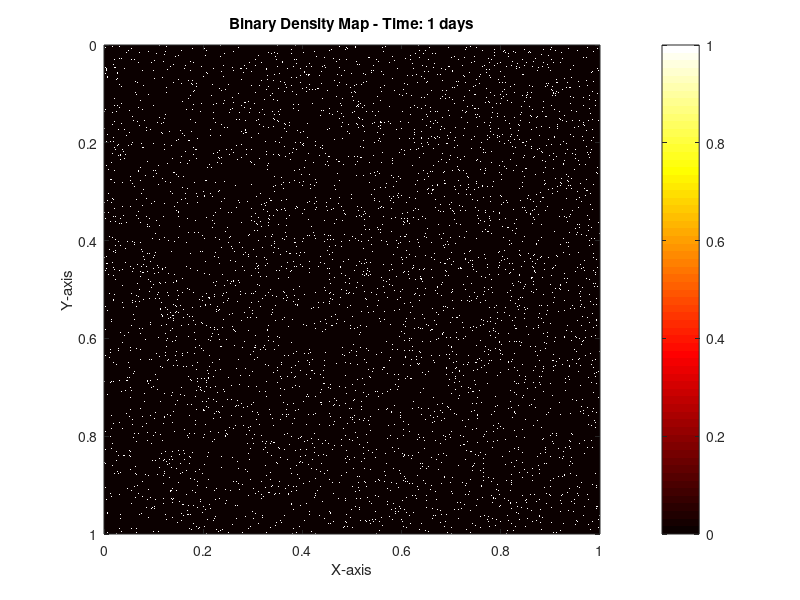
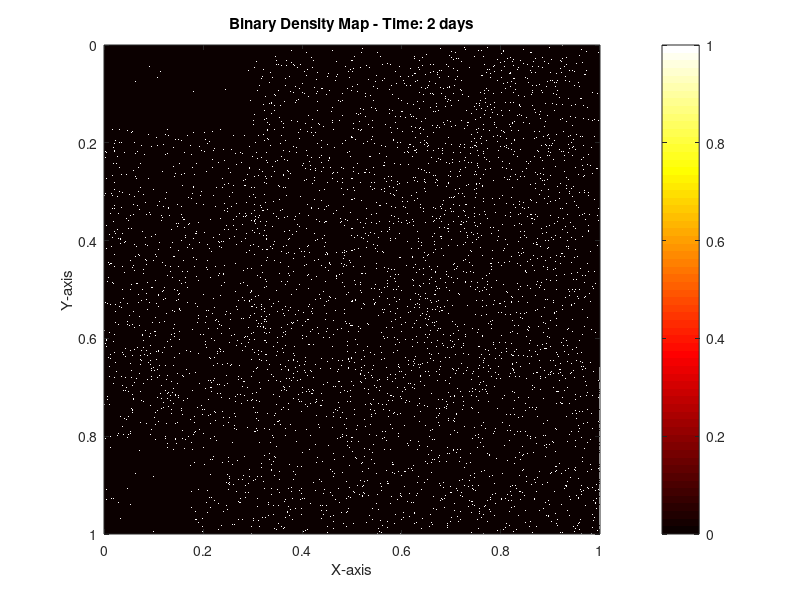
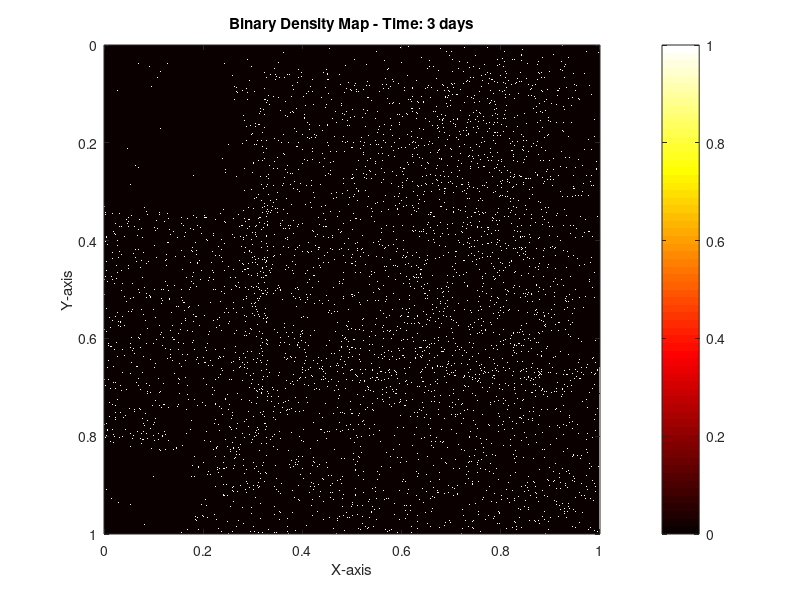
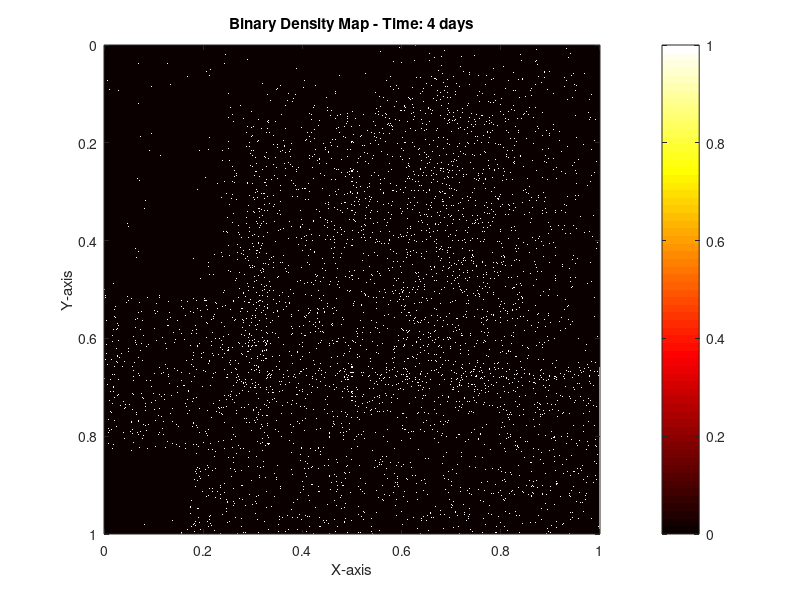

These figures' MATLAB source, in order:
function totalDensityMap = DensityScript
% Parameters
gridSize = 786; % Size of the grid
numPoints = 10000; % Number of random data points
speed_mph = 5.6; % Movement speed in miles per hour
bottomRightSpeed_mph = 4; % Movement speed in the bottom right quarter
simulationTimeDays = 10; % Simulation time in days

% Conversion factor: 24 hours in a day
hoursInDay = 24;

% Convert speeds to units/day
speed = speed_mph / gridSize * hoursInDay;
bottomRightSpeed = bottomRightSpeed_mph / gridSize * hoursInDay;

% Generate random data points
dataPoints = rand(numPoints, 2);

% Create a 2D grid
x = linspace(0, 1, gridSize);
y = linspace(0, 1, gridSize);
[X, Y] = meshgrid(x, y);
d = meshgrid(x, y);
% Initialize density map outside the simulation loop
totalDensityMap = zeros(gridSize);

% Simulation loop
for t = 1:simulationTimeDays
    % Update density map based on existing data points
    densityMap = zeros(gridSize);
    
    for i = 1:size(dataPoints, 1)
        xIndex = find(abs(x - dataPoints(i, 1)) == min(abs(x - dataPoints(i, 1))));
        yIndex = find(abs(y - dataPoints(i, 2)) == min(abs(y - dataPoints(i, 2))));
        
        densityMap(yIndex, xIndex) = densityMap(yIndex, xIndex) + 1;

        % Update movement rules for existing points (unchanged)

        % Move points in the top third to the right
        if dataPoints(i, 2) >= 0.66 && dataPoints(i, 1) < 1
            dataPoints(i, 1) = min(dataPoints(i, 1) + speed, 1);
        end

        % Move points in the left half upwards and stop when y=1
        if dataPoints(i, 1) < 0.33 && dataPoints(i, 2) < 1
            dataPoints(i, 2) = min(dataPoints(i, 2) + speed, 1);
        end
        
        % Move points where y < 0.5 and x > 0.5 gradually over time
        if dataPoints(i, 2) < 0.66 && dataPoints(i, 1) >= 0.33
            % Move to the left
            dataPoints(i, 1) = max(dataPoints(i, 1) - rand() * (3*speed) * t / simulationTimeDays, 0);
            
            % Move upwards at a random speed less than 5.6
            dataPoints(i, 2) = min(dataPoints(i, 2) + rand() * (2*speed) * t / simulationTimeDays, 1);
        end
    end

    % Update density map based on new data points
    newPointsCount = 500;
    newPointsX = 0.6 + rand(newPointsCount, 1) * 0.4; % x >= 0.75
    newPointsY = rand(newPointsCount, 1) * 0.66;         % y < 0.66

    for i = 1:size(newPointsX, 1)
        xIndex = find(abs(x - newPointsX(i)) == min(abs(x - newPointsX(i))));
        yIndex = find(abs(y - newPointsY(i)) == min(abs(y - newPointsY(i))));
        
        densityMap(yIndex, xIndex) = densityMap(yIndex, xIndex) + 1;
    end

    % Update density map based on thrown garbage
    newPointsCount1 = 25;
    newPoints1X = 0.0 + rand(newPointsCount1, 1) * 0.1; % x >= 0.75
    newPoints1Y = rand(newPointsCount1, 1) ;         % y < 0.66

    for i = 1:size(newPoints1X, 1)
        xIndex = find(abs(x - newPoints1X(i)) == min(abs(x - newPoints1X(i))));
        yIndex = find(abs(y - newPoints1Y(i)) == min(abs(y - newPoints1Y(i))));
        
        densityMap(yIndex, xIndex) = densityMap(yIndex, xIndex) + 1;
    end
    % Update density map based on thrown garbage
    newPoints2X = rand(newPointsCount1, 1) ; % x >= 0.75
    newPoints2Y = 0.9+ rand(newPointsCount1, 1) *0.1 ;         % y < 0.66

    for i = 1:size(newPoints2X, 1)
        xIndex = find(abs(x - newPoints2X(i)) == min(abs(x - newPoints2X(i))));
        yIndex = find(abs(y - newPoints2Y(i)) == min(abs(y - newPoints2Y(i))));
        
        densityMap(yIndex, xIndex) = densityMap(yIndex, xIndex) + 1;
    end
     % Update density map based on thrown garbage
    newPoints3X = rand(newPointsCount1, 1) ; % x >= 0.75
    newPoints3Y = 00+ rand(newPointsCount1, 1) *0.1 ;         % y < 0.66

    for i = 1:size(newPoints3X, 1)
        xIndex = find(abs(x - newPoints3X(i)) == min(abs(x - newPoints3X(i))));
        yIndex = find(abs(y - newPoints3Y(i)) == min(abs(y - newPoints3Y(i))));
        
        densityMap(yIndex, xIndex) = densityMap(yIndex, xIndex) + 1;
    end

    % Concatenate the new points with the existing data points
    dataPoints = [dataPoints; [newPointsX, newPointsY]];
    dataPoints = [dataPoints; [newPoints1X, newPoints1Y]];
    dataPoints = [dataPoints; [newPoints2X, newPoints2Y]];
    dataPoints = [dataPoints; [newPoints3X, newPoints3Y]];

    % Accumulate density over days
    totalDensityMap = totalDensityMap + densityMap;

    % Round the coordinates to whole numbers
    dataPoints = round(dataPoints * gridSize) / gridSize;

    % Remove points that go beyond the screen boundaries on the x-axis
    removeXIndices = dataPoints(:, 1) > 1;
    dataPoints(removeXIndices, :) = rand(sum(removeXIndices), 2); % Reinput in the bottom right
    
    % Set Y-coordinate to 1 for points exceeding y=1
    dataPoints(dataPoints(:, 2) > 1, 2) = 1;

    % Normalize the total density map
    totalDensityMap = totalDensityMap / max(totalDensityMap(:));

    % Set a threshold value (adjust as needed)
    threshold = 0.5;

    % Threshold the density map to make it binary
    binaryDensityMap = densityMap > threshold;

    % Display the binary density map at each time step
    figure;
    imagesc(x, y, binaryDensityMap);
    colormap('hot');
    colorbar;
    xlabel('X-axis');
    ylabel('Y-axis');
    title(['Binary Density Map - Time: ' num2str(t) ' days']);

    % Set Y-axis limits based on the maximum Y-coordinate of data points
    ylim([0, 1]);

    pause(0.1); % Add a short pause to visualize each time step
end
end
